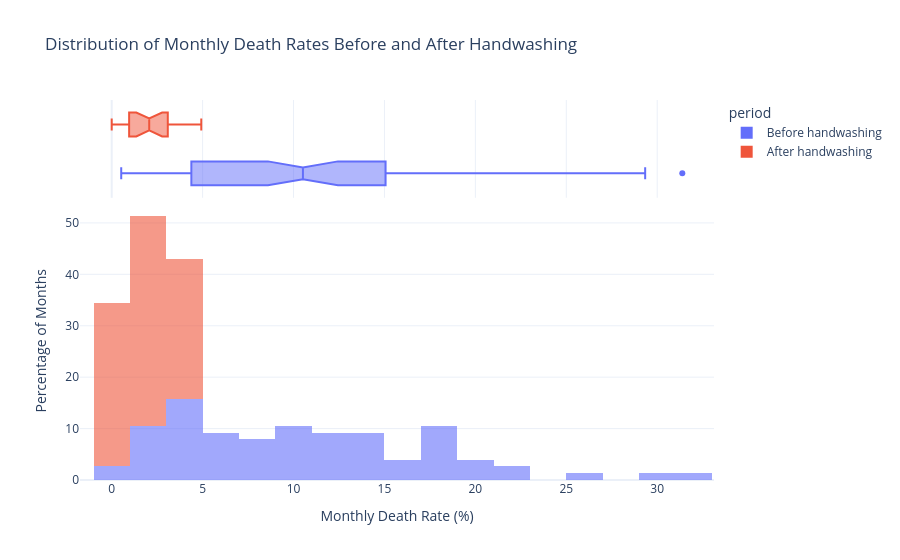

Notebook cell for this chart:
### Markdown cell above
### Use Histograms to Visualise the Monthly Distribution of Outcomes

**Challenge**: Create a [plotly histogram](https://plotly.com/python/histograms/) to show the monthly percentage of deaths. 

* Use docs to check out the available parameters. Use the [`color` parameter](https://plotly.github.io/plotly.py-docs/generated/plotly.express.histogram.html) to display two overlapping histograms.
* The time period of handwashing is shorter than not handwashing. Change `histnorm` to `percent` to make the time periods comparable. 
* Make the histograms slighlty transparent
* Experiment with the number of bins on the histogram. Which number work well in communicating the range of outcomes?
* Just for fun, display your box plot on the top of the histogram using the `marginal` parameter.

### Code cell
handwashing_start = pd.to_datetime("1847-06-01")

df_monthly["period"] = np.where(
    df_monthly["date"] < handwashing_start,
    "Before handwashing",
    "After handwashing"
)

import plotly.express as px

fig = px.histogram(
    df_monthly,
    x="pct_deaths",
    color="period",
    histnorm="percent",        # normalize so periods are comparable
    opacity=0.6,               # transparency
    nbins=20,                  # experiment: 10, 20, 30 also work well
    marginal="box",            # box plot on top
    title="Distribution of Monthly Death Rates Before and After Handwashing"
)

fig.update_layout(
    xaxis_title="Monthly Death Rate (%)",
    yaxis_title="Percentage of Months",
    template="plotly_white"
)

fig.show()

### Figure 1 — Plotly figure (JSON) as saved in the notebook; plotly's stock layout.template omitted (floating-point values rounded to 4 significant figures)
{"data": [{"bingroup": "x", "histnorm": "percent", "hovertemplate": "period=Before handwashing<br>pct_deaths=%{x}<br>percent=%{y}<extra></extra>", "legendgroup": "Before handwashing", "marker": {"color": "#636efa", "opacity": 0.6, "pattern": {"shape": ""}}, "name": "Before handwashing", "nbinsx": 20, "orientation": "v", "showlegend": true, "x": [14.57, 7.531, 4.332, 1.569, 0.7843, 5.0, 8.421, 1.351, 1.878, 11.02, 22.55, 20.85, 12.22, 10.23, 10.74, 3.226, 6.593, 20.78, 25.46, 18.39, 29.34, 22.97, 31.38, 19.12, 15.97, 12.41, 11.93, 6.098, 4.082, 0.5236, 1.554, 2.262, 17.6, 7.143, 8.051, 15.16, 11.28, 17.03, 17.31, 5.833, 2.679, 4.369, 6.32, 1.224, 3.226, 11.02, 10.55, 7.591, 4.745, 4.452, 4.231, 4.392, 7.143, 6.122, 3.586, 10.55, 14.84, 10.94, 10.49, 13.39, 18.09, 15.43, 18.97, 13.44, 10.15, 13.1, 18.06, 14.39, 14.96, 10.77, 5.369, 3.215, 1.923, 3.607, 18.27, 12.24], "xaxis": "x", "yaxis": "y", "type": "histogram"}, {"hovertemplate": "period=Before handwashing<br>pct_deaths=%{x}<extra></extra>", "legendgroup": "Before handwashing", "marker": {"color": "#636efa"}, "name": "Before handwashing", "notched": true, "showlegend": false, "x": [14.57, 7.531, 4.332, 1.569, 0.7843, 5.0, 8.421, 1.351, 1.878, 11.02, 22.55, 20.85, 12.22, 10.23, 10.74, 3.226, 6.593, 20.78, 25.46, 18.39, 29.34, 22.97, 31.38, 19.12, 15.97, 12.41, 11.93, 6.098, 4.082, 0.5236, 1.554, 2.262, 17.6, 7.143, 8.051, 15.16, 11.28, 17.03, 17.31, 5.833, 2.679, 4.369, 6.32, 1.224, 3.226, 11.02, 10.55, 7.591, 4.745, 4.452, 4.231, 4.392, 7.143, 6.122, 3.586, 10.55, 14.84, 10.94, 10.49, 13.39, 18.09, 15.43, 18.97, 13.44, 10.15, 13.1, 18.06, 14.39, 14.96, 10.77, 5.369, 3.215, 1.923, 3.607, 18.27, 12.24], "xaxis": "x2", "yaxis": "y2", "type": "box"}, {"bingroup": "x", "histnorm": "percent", "hovertemplate": "period=After handwashing<br>pct_deaths=%{x}<br>percent=%{y}<extra></extra>", "legendgroup": "After handwashing", "marker": {"color": "#EF553B", "opacity": 0.6, "pattern": {"shape": ""}}, "name": "After handwashing", "nbinsx": 20, "orientation": "v", "showlegend": true, "x": [2.239, 1.2, 1.894, 4.58, 3.957, 4.472, 2.93, 3.534, 0.6873, 0.0, 0.6557, 0.9585, 1.136, 0.3717, 0.0, 0.9615, 2.341, 2.903, 1.34, 2.233, 3.085, 4.926], "xaxis": "x", "yaxis": "y", "type": "histogram"}, {"hovertemplate": "period=After handwashing<br>pct_deaths=%{x}<extra></extra>", "legendgroup": "After handwashing", "marker": {"color": "#EF553B"}, "name": "After handwashing", "notched": true, "showlegend": false, "x": [2.239, 1.2, 1.894, 4.58, 3.957, 4.472, 2.93, 3.534, 0.6873, 0.0, 0.6557, 0.9585, 1.136, 0.3717, 0.0, 0.9615, 2.341, 2.903, 1.34, 2.233, 3.085, 4.926], "xaxis": "x2", "yaxis": "y2", "type": "box"}], "layout": {"xaxis": {"anchor": "y", "domain": [0.0, 1.0], "title": {"text": "Monthly Death Rate (%)"}}, "yaxis": {"anchor": "x", "domain": [0.0, 0.7326], "title": {"text": "Percentage of Months"}}, "xaxis2": {"anchor": "y2", "domain": [0.0, 1.0], "matches": "x", "showticklabels": false, "showgrid": true}, "yaxis2": {"anchor": "x2", "domain": [0.7426, 1.0], "matches": "y2", "showticklabels": false, "showline": false, "ticks": "", "showgrid": false}, "legend": {"title": {"text": "period"}, "tracegroupgap": 0}, "title": {"text": "Distribution of Monthly Death Rates Before and After Handwashing"}, "barmode": "relative"}}
